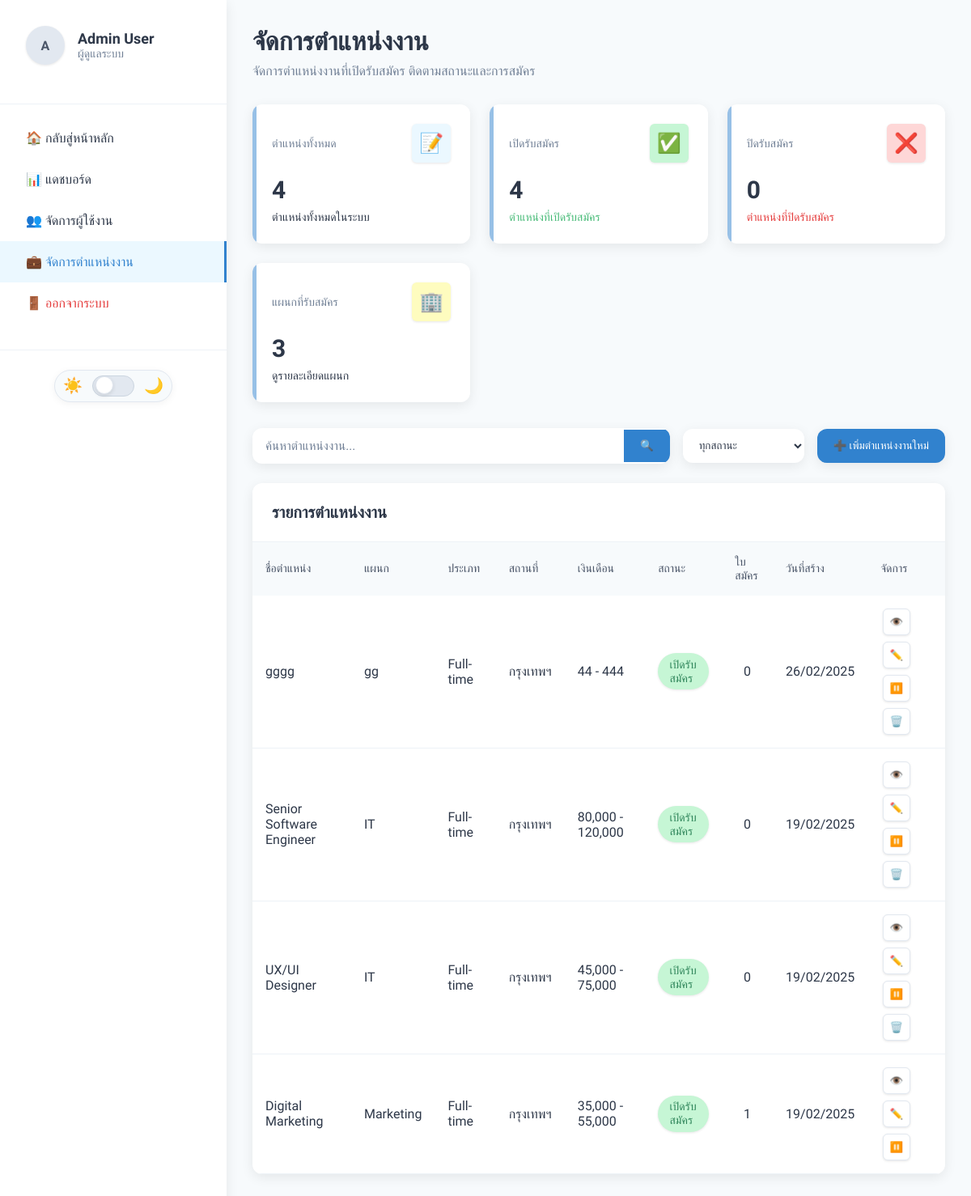
/admin/positions.php (signed in), run on the app's committed database.
### tables this page shows
CREATE TABLE `positions` (
  `id` int(11) NOT NULL,
  `title` varchar(100) NOT NULL,
  `department` varchar(100) NOT NULL,
  `description` text DEFAULT NULL,
  `requirements` text DEFAULT NULL,
  `salary_min` int(11) DEFAULT NULL,
  `salary_max` int(11) DEFAULT NULL,
  `location` varchar(100) DEFAULT NULL,
  `type` enum('Full-time','Part-time','Contract','Internship') DEFAULT 'Full-time',
  `status` enum('open','closed','draft') DEFAULT 'draft',
  `created_at` timestamp NOT NULL DEFAULT current_timestamp(),
  `updated_at` timestamp NOT NULL DEFAULT current_timestamp() ON UPDATE current_timestamp(),
  `created_by` int(11) DEFAULT NULL,
  `updated_by` int(11) DEFAULT NULL
);

### admin/positions.php (the view, shortened to what this page needs)
<?php
require_once '../config.php';
$search = isset($_GET['search']) ? trim($_GET['search']) : '';
$status = isset($_GET['status']) ? trim($_GET['status']) : '';
$positions_query = "
    SELECT
        p.*,
        COUNT(DISTINCT a.id) as total_applications,
        u_created.name as created_by_name
    FROM positions p
    LEFT JOIN applications a ON p.id = a.position_id
    LEFT JOIN users u_created ON p.created_by = u_created.id
    WHERE 1=1
";
$positions_query .= " GROUP BY p.id ORDER BY p.created_at DESC";
$stmt = $conn->prepare($positions_query);
$stmt->execute();
$positions_result = $stmt->get_result();
$stmt = $conn->query("SELECT COUNT(*) as total FROM positions");
$total_positions = $stmt->fetch_assoc()['total'];
$stmt = $conn->query("SELECT COUNT(*) as total FROM positions WHERE status = 'open'");
$open_positions = $stmt->fetch_assoc()['total'];
$stmt = $conn->query("SELECT COUNT(*) as total FROM positions WHERE status = 'closed'");
$closed_positions = $stmt->fetch_assoc()['total'];
$dept_query = $conn->query("SELECT department, COUNT(*) as count FROM positions GROUP BY department ORDER BY count DESC");
$departments = [];
while ($row = $dept_query->fetch_assoc()) {
    $departments[$row['department']] = $row['count'];
}
?>
<!DOCTYPE html>
<html lang="th">
<head>
</head>
<body>
    <aside class="sidebar">
        <div class="sidebar-header">
            <div class="admin-info">
                <div class="admin-avatar">
                    <?php echo strtoupper(substr($_SESSION['user_name'], 0, 1)); ?>
                </div>
                <div class="admin-details">
                    <h3><?php echo htmlspecialchars($_SESSION['user_name']); ?></h3>
                    <p>ผู้ดูแลระบบ</p>
                </div>
            </div>
        </div>
        <nav class="sidebar-menu">
            <a href="../index.php" class="menu-item">
                🏠 กลับสู่หน้าหลัก
            </a>
            <a href="dashboard.php" class="menu-item">
                📊 แดชบอร์ด
            </a>
            <a href="usermanage.php" class="menu-item">
                👥 จัดการผู้ใช้งาน
            </a>
            <a href="positions.php" class="menu-item active">
                💼 จัดการตำแหน่งงาน
            </a>
            <a href="../logout.php" class="menu-item" style="color: var(--danger-color);">
                🚪 ออกจากระบบ
            </a>
        </nav>
<div class="theme-switcher">
    <div class="theme-container">
        <span class="theme-icon sun">☀️</span>
        <label class="switch">
            <span class="slider"></span>
        </label>
        <span class="theme-icon moon">🌙</span>
    </div>
</div>
    </aside>
    <main class="main-content">
        <div class="dashboard-header">
            <div class="welcome-text">
                <h1>จัดการตำแหน่งงาน</h1>
                <p>จัดการตำแหน่งงานที่เปิดรับสมัคร ติดตามสถานะและการสมัคร</p>
            </div>
        </div>
        <div class="stats-grid">
            <div class="stat-card">
                <div class="stat-header">
                    <span class="stat-title">ตำแหน่งทั้งหมด</span>
                    <div class="stat-icon" style="background: var(--stat-blue-bg); color: var(--stat-blue-text);">📝</div>
                </div>
                <div class="stat-value"><?php echo number_format($total_positions); ?></div>
                <div class="stat-trend">
                    ตำแหน่งทั้งหมดในระบบ
                </div>
            </div>
            <div class="stat-card">
                <div class="stat-header">
                    <span class="stat-title">เปิดรับสมัคร</span>
                    <div class="stat-icon" style="background: var(--stat-green-bg); color: var(--stat-green-text);">✅</div>
                </div>
                <div class="stat-value"><?php echo number_format($open_positions); ?></div>
                <div class="stat-trend trend-up">
                    ตำแหน่งที่เปิดรับสมัคร
                </div>
            </div>
            <div class="stat-card">
                <div class="stat-header">
                    <span class="stat-title">ปิดรับสมัคร</span>
                    <div class="stat-icon" style="background: var(--stat-red-bg); color: var(--stat-red-text);">❌</div>
                </div>
                <div class="stat-value"><?php echo number_format($closed_positions); ?></div>
                <div class="stat-trend trend-down">
                    ตำแหน่งที่ปิดรับสมัคร
                </div>
            </div>
            <div class="stat-card">
                <div class="stat-header">
                    <span class="stat-title">แผนกที่รับสมัคร</span>
                    <div class="stat-icon" style="background: var(--stat-yellow-bg); color: var(--stat-yellow-text);">🏢</div>
                </div>
                <div class="stat-value"><?php echo count($departments); ?></div>
                <div class="stat-trend" onclick="openDepartmentModal()">
                    ดูรายละเอียดแผนก
                </div>
            </div>
        </div>
        <div class="search-filters">
            <form action="" method="GET" class="search-box">
                <input type="text" name="search" class="search-input" placeholder="ค้นหาตำแหน่งงาน..." value="<?php echo htmlspecialchars($search); ?>">
                <button type="submit" class="search-btn">🔍</button>
            </form>
            <div style="display: flex; gap: 1rem; align-items: center; flex-wrap: wrap;">
                <select name="status" id="statusFilter" class="filter-dropdown" onchange="window.location.href='?status='+this.value+'<?php echo !empty($search) ? '&search='.urlencode($search) : ''; ?>'">
                    <option value="" <?php echo empty($status) ? 'selected' : ''; ?>>ทุกสถานะ</option>
                </select>
                <button class="add-btn" onclick="showAddModal()">
                    ➕ เพิ่มตำแหน่งงานใหม่
                </button>
            </div>
        </div>
        <?php if ($positions_result->num_rows > 0): ?>
            <div class="positions-table">
                <div class="table-header">
                    <h2>รายการตำแหน่งงาน</h2>
                </div>
                <div class="table-responsive">
                    <table>
                        <thead>
                            <tr>
                                <th>ชื่อตำแหน่ง</th>
                                <th>แผนก</th>
                                <th>ประเภท</th>
                                <th>สถานที่</th>
                                <th>เงินเดือน</th>
                                <th>สถานะ</th>
                                <th>ใบสมัคร</th>
                                <th>วันที่สร้าง</th>
                                <th>จัดการ</th>
                            </tr>
                        </thead>
                        <tbody>
                            <?php while ($position = $positions_result->fetch_assoc()): ?>
                                <tr>
                                    <td><?php echo htmlspecialchars($position['title']); ?></td>
                                    <td><?php echo htmlspecialchars($position['department']); ?></td>
                                    <td><?php echo htmlspecialchars($position['type']); ?></td>
                                    <td><?php echo htmlspecialchars($position['location'] ?: 'กรุงเทพฯ'); ?></td>
                                    <td>
                                        <?php
                                            if ($position['salary_min'] && $position['salary_max']) {
                                                echo number_format($position['salary_min']) . ' - ' . number_format($position['salary_max']);
                                            } elseif ($position['salary_min']) {
                                                echo number_format($position['salary_min']) . '+';
                                            } elseif ($position['salary_max']) {
                                                echo 'ไม่เกิน ' . number_format($position['salary_max']);
                                            } else {
                                                echo 'ตามตกลง';
                                            }
                                        ?>
                                    </td>
                                    <td>
                                        <?php
                                            $status_class = '';
                                            $status_text = '';
                                            switch($position['status']) {
                                                case 'open':
                                                    $status_class = 'status-open';
                                                    $status_text = 'เปิดรับสมัคร';
                                                    break;
                                            }
                                        ?>
                                        <span class="status-pill <?php echo $status_class; ?>"><?php echo $status_text; ?></span>
                                    </td>
                                    <td style="text-align: center;">
                                        <?php echo $position['total_applications']; ?>
                                    </td>
                                    <td><?php echo date('d/m/Y', strtotime($position['created_at'])); ?></td>
                                    <td>
                                        <div class="action-buttons">
                                            <button onclick="showViewModal(<?php echo $position['id']; ?>)"
                                                    class="action-btn view" title="ดูรายละเอียด">👁️</button>
                                            <button onclick="showEditModal(<?php echo $position['id']; ?>)"
                                                    class="action-btn edit" title="แก้ไขข้อมูล">✏️</button>
                                            <form method="post" style="display: inline;" onsubmit="return confirmToggleStatus('<?php echo $position['status']; ?>')">
                                                <button type="submit" name="toggle_status" class="action-btn <?php echo $position['status'] === 'open' ? 'reject' : 'approve'; ?>" title="<?php echo $position['status'] === 'open' ? 'ปิดรับสมัคร' : 'เปิดรับสมัคร'; ?>">
                                                    <?php echo $position['status'] === 'open' ? '⏸️' : '▶️'; ?>
                                                </button>
                                            </form>
                                            <?php if ($position['total_applications'] == 0): ?>
                                                <form method="post" style="display: inline;" onsubmit="return confirmDelete()">
                                                    <button type="submit" name="delete_position" class="action-btn reject" title="ลบตำแหน่งงาน">🗑️</button>
                                                </form>
                                            <?php endif; ?>
                                        </div>
                                    </td>
                                </tr>
                            <?php endwhile; ?>
                        </tbody>
                    </table>
                </div>
            </div>
        <?php endif; ?>
    </main>
</body>
</html>

### data on the page
positions: title "gggg", department "gg", type "Full-time", location "กรุงเทพฯ", salary_min "44", salary_max "444", status "เปิดรับสมัคร", total_applications "0", created_at "26/02/2025"
positions: title "Senior Software Engineer", department "IT", type "Full-time", location "กรุงเทพฯ", salary_min "80,000", salary_max "120,000", status "เปิดรับสมัคร", total_applications "0", created_at "19/02/2025"
positions: title "UX/UI Designer", department "IT", type "Full-time", location "กรุงเทพฯ", salary_min "45,000", salary_max "75,000", status "เปิดรับสมัคร", total_applications "0", created_at "19/02/2025"
positions: title "Digital Marketing", department "Marketing", type "Full-time", location "กรุงเทพฯ", salary_min "35,000", salary_max "55,000", status "เปิดรับสมัคร", total_applications "1", created_at "19/02/2025"

### other printed values
substr($_SESSION['user_name'], 0, 1) "A"
$_SESSION['user_name'] "Admin User"
$total_positions "4"
$open_positions "4"
$closed_positions "0"
count($departments) "3"
